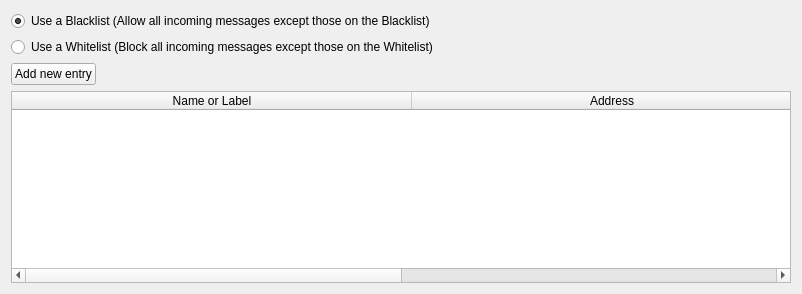
      <widget class="QWidget" name="blackwhitelist">
       <attribute name="icon">
        <iconset resource="bitmessage_icons.qrc">
         <normaloff>:/newPrefix/images/blacklist.png</normaloff>:/newPrefix/images/blacklist.png</iconset>
       </attribute>
       <attribute name="title">
        <string>Blacklist</string>
       </attribute>
       <layout class="QGridLayout" name="gridLayout_6">
        <item row="0" column="0" colspan="2">
         <widget class="QRadioButton" name="radioButtonBlacklist">
          <property name="text">
           <string>Use a Blacklist (Allow all incoming messages except those on the Blacklist)</string>
          </property>
          <property name="checked">
           <bool>true</bool>
          </property>
         </widget>
        </item>
        <item row="1" column="0" colspan="2">
         <widget class="QRadioButton" name="radioButtonWhitelist">
          <property name="text">
           <string>Use a Whitelist (Block all incoming messages except those on the Whitelist)</string>
          </property>
         </widget>
        </item>
        <item row="2" column="0">
         <widget class="QPushButton" name="pushButtonAddBlacklist">
          <property name="text">
           <string>Add new entry</string>
          </property>
         </widget>
        </item>
        <item row="2" column="1">
         <spacer name="horizontalSpacer_8">
          <property name="orientation">
           <enum>Qt::Horizontal</enum>
          </property>
          <property name="sizeHint" stdset="0">
           <size>
            <width>689</width>
            <height>20</height>
           </size>
          </property>
         </spacer>
        </item>
        <item row="3" column="0" colspan="2">
         <widget class="QTableWidget" name="tableWidgetBlacklist">
          <property name="alternatingRowColors">
           <bool>true</bool>
          </property>
          <property name="selectionMode">
           <enum>QAbstractItemView::SingleSelection</enum>
          </property>
          <property name="selectionBehavior">
           <enum>QAbstractItemView::SelectRows</enum>
          </property>
          <property name="sortingEnabled">
           <bool>true</bool>
          </property>
          <attribute name="horizontalHeaderCascadingSectionResizes">
           <bool>true</bool>
          </attribute>
          <attribute name="horizontalHeaderDefaultSectionSize">
           <number>400</number>
          </attribute>
          <attribute name="horizontalHeaderHighlightSections">
           <bool>false</bool>
          </attribute>
          <attribute name="horizontalHeaderShowSortIndicator" stdset="0">
           <bool>false</bool>
          </attribute>
          <attribute name="horizontalHeaderStretchLastSection">
           <bool>true</bool>
          </attribute>
          <attribute name="verticalHeaderVisible">
           <bool>false</bool>
          </attribute>
          <column>
           <property name="text">
            <string>Name or Label</string>
           </property>
          </column>
          <column>
           <property name="text">
            <string>Address</string>
           </property>
          </column>
         </widget>
        </item>
       </layout>
      </widget>
